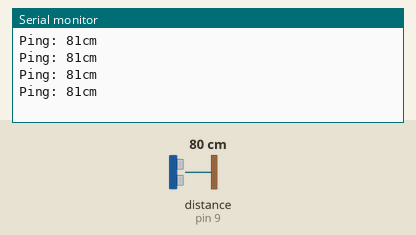
Bench run of a sketch on a simulated Arduino Uno, built with avr-gcc and run on an emulated ATmega328P. Shown: the last lines printed to the serial monitor. Inputs (shaded band) come from the test bench; at power-on: distance to the obstacle (sensor on pin 9) 80 cm. The echo pulse lasts 58.3 µs per cm.

Above: at 1.3 s.
1.4 s: distance to the obstacle (sensor on pin 9) set to 2 cm
At 1.7 s:
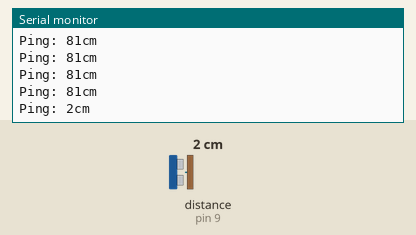
4.4 s: distance to the obstacle (sensor on pin 9) set to 4 cm
At 4.55 s:
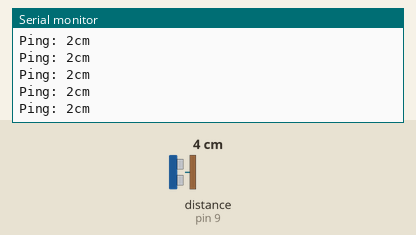
Timing chart, 0 to 7.4 s (numbered marks = the images above; inputs shaded):
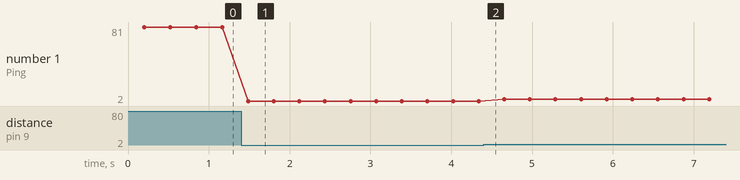

The sketch:

ultrasound_test2.ino
```cpp
// ---------------------------------------------------------------------------
// NewPing library sketch that interfaces with all but the SRF06 sensor using
// only one Arduino pin. You can also interface with the SRF06 using one pin
// if you install a 0.1uf capacitor on the trigger and echo pins of the sensor
// then tie the trigger pin to the Arduino pin (doesn't work with Teensy).
// ---------------------------------------------------------------------------

#include <NewPing.h>

#define PING_PIN  12  // Arduino pin tied to both trigger and echo pins on the ultrasonic sensor.
#define MAX_DISTANCE 200 // Maximum distance we want to ping for (in centimeters). Maximum sensor distance is rated at 400-500cm.

#define PING_TRIGGER 9 //14
#define PING_ECHO 9 //12

NewPing sonar(PING_TRIGGER, PING_ECHO, MAX_DISTANCE); // NewPing setup of pin and maximum distance.
// NewPing sonar(PING_PIN, PING_PIN, MAX_DISTANCE); // NewPing setup of pin and maximum distance.

int measure_distance_cm_filtered(int nsamples) {
    float res = 0;
    int n = nsamples;
    while (n > 0) {
        int dist = sonar.ping_cm();
        if (dist > 0) {
            res += dist;
        } else {
            nsamples--;
        }
        n--;
        delay(10);
    }
    //Serial.println(nsamples);
    if (nsamples < 1) {
        return 0;
    }

    return res / nsamples;
}

void setup() {
  Serial.begin(115200); // Open serial monitor at 115200 baud to see ping results.
}
void loop() {
  delay(200);                     // Wait 50ms between pings (about 20 pings/sec). 29ms should be the shortest delay between pings.
  Serial.print("Ping: ");
  Serial.print(sonar.convert_cm(sonar.ping_median(5))); // Send ping, get distance in cm and print result (0 = outside set distance range)
  Serial.println("cm");
}
```

Measured:
- after the input at 1.4 s, the serial monitor: prints a new line after 0.09 s (image 1)
- plotted number 1: 81 → 2 after the input at 1.4 s, 2 → 4 after the input at 4.4 s
